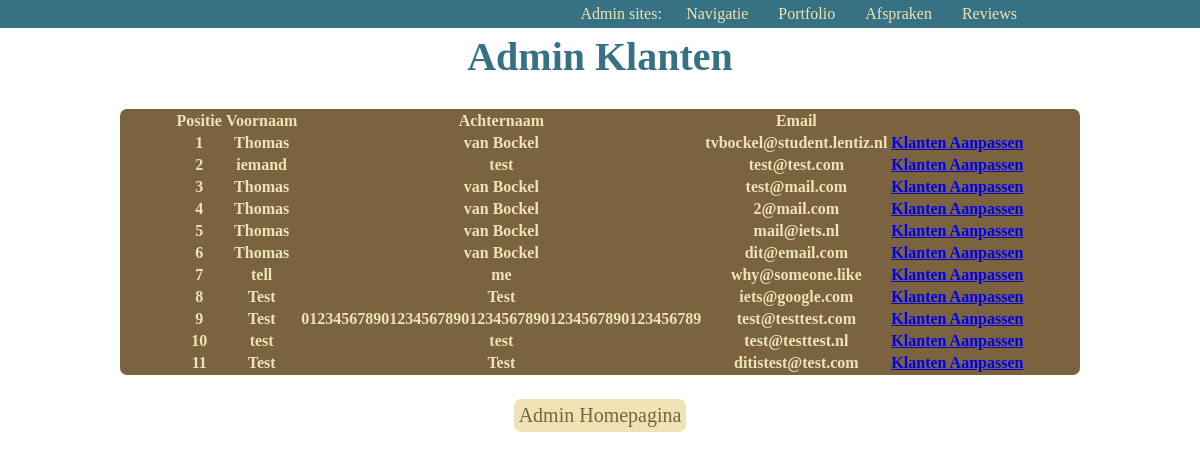
The app's page /adminusers.php (signed in), older data.
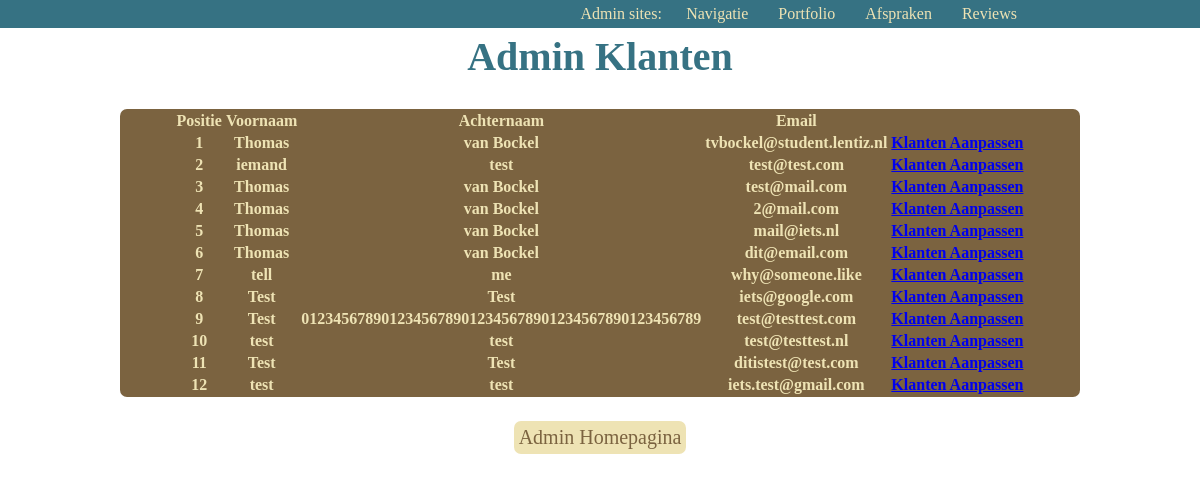
The same page, newer data.
### tables this page shows
CREATE TABLE `users` (
  `id` bigint NOT NULL,
  `first_name` varchar(50) NOT NULL,
  `last_name` varchar(50) NOT NULL,
  `email` varchar(255) NOT NULL,
  `password` varchar(255) NOT NULL,
  `admin_id` tinyint(1) NOT NULL
);

### adminusers.php (the view, shortened to what this page needs)
<?php
require_once "include/database.php";
$query = "SELECT * FROM users";
$result = mysqli_query($db, $query)
or die('Error ' . mysqli_error($db) . ' with query ' . $query);
$users = [];
while ($row = mysqli_fetch_assoc($result)) {
    $users[] = $row;
}
?>
<!doctype html>
<html lang="en">
<head>
    <link rel="stylesheet" href="css/style.css">
    <link rel="stylesheet" href="css/admin.css">
</head>
<body>
<?php require_once 'include/adminnav.php'; ?>
<header>
    <h1 class="admincenter">Admin Klanten</h1>
</header>
<main>
    <section class="tim admincenter">
        <table>
            <thead>
            <tr>
                <th>Positie</th>
                <th>Voornaam</th>
                <th>Achternaam</th>
                <th>Email</th>
            </tr>
            </thead>
            <tbody>
            <?php foreach ($users as $index => $users): ?>
                <tr>
                    <th><?= htmlentities($index + 1); ?></th>
                    <th><?= htmlentities($users['first_name'] ?? ''); ?></th>
                    <th><?= htmlentities($users['last_name'] ?? ''); ?></th>
                    <th><?= htmlentities($users['email'] ?? ''); ?></th>
                    <th>
                        <a href="adminusersedit.php?id=<?= $users['id'] ?>">Klanten Aanpassen</a>
                    </th>
                </tr>
            <?php endforeach; ?>
            </tbody>
        </table>
    </section>
    <div class="adminlinks admincenter">
        <a href="admin.php">Admin Homepagina</a>
    </div>
</main>
</body>
</html>

Row changes from the older to the newer data that the page shows:
added users: first_name "test", last_name "test", email "iets.test@gmail.com"
